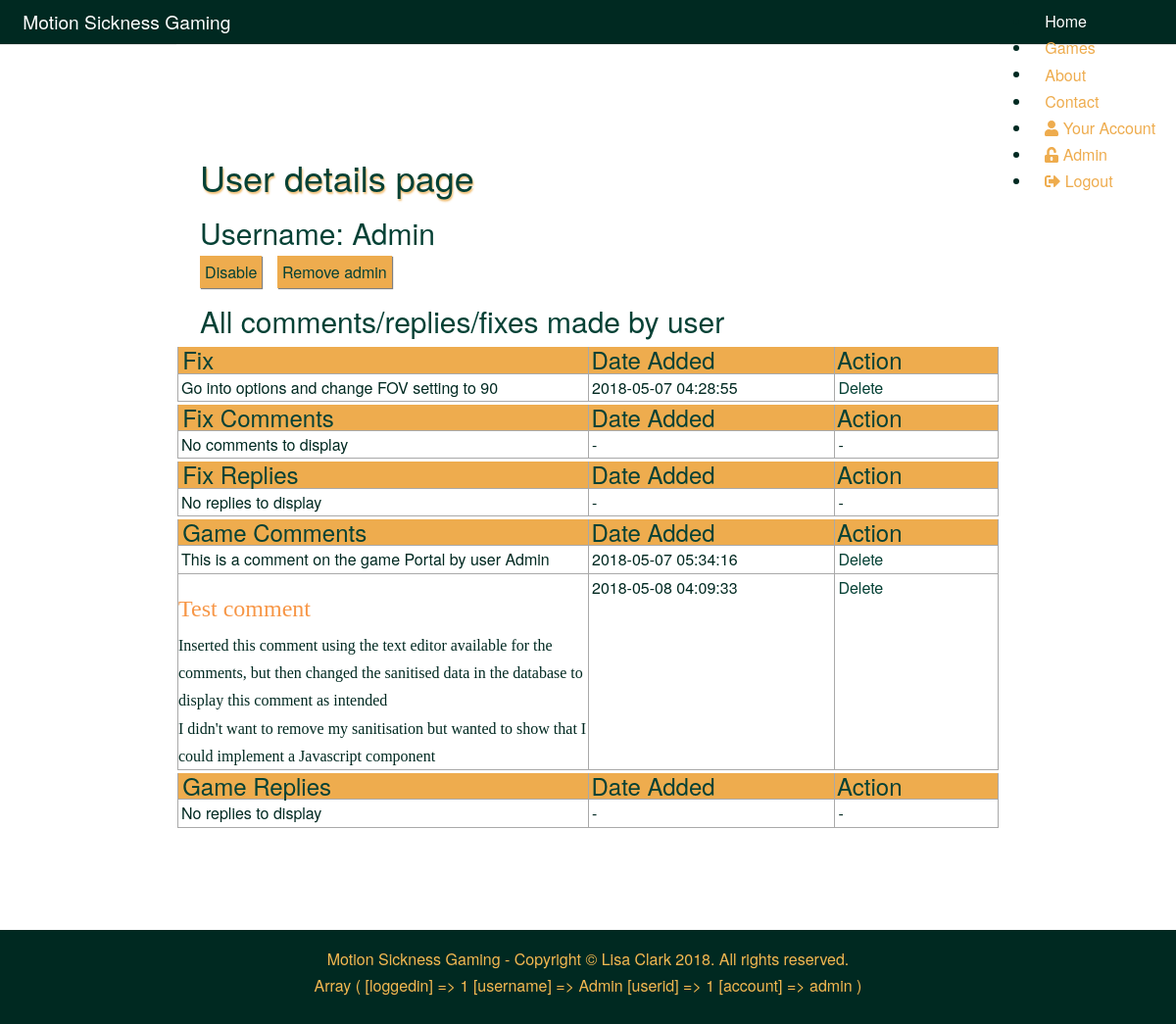
The app's page /view/php/admin_view_user.php?userID=1 (signed in), older data.
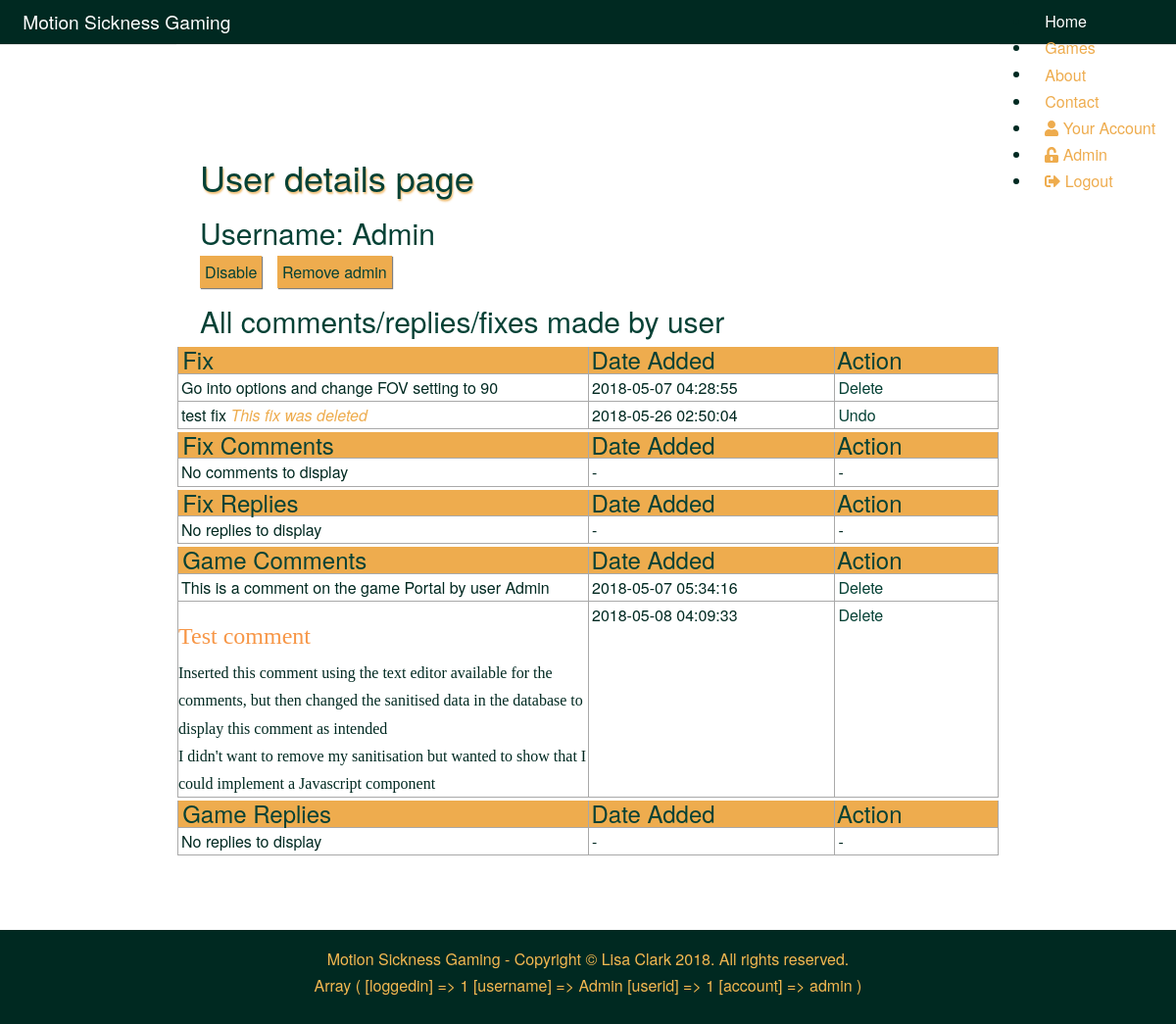
The same page, newer data.
### tables this page shows
CREATE TABLE `fix` (
  `fixID` int(10) UNSIGNED NOT NULL,
  `fixInfo` text NOT NULL,
  `fixDateTime` timestamp NOT NULL DEFAULT CURRENT_TIMESTAMP,
  `fixThUp` int(10) UNSIGNED NOT NULL,
  `fixThDown` int(10) UNSIGNED NOT NULL,
  `userID` int(10) UNSIGNED NOT NULL,
  `gameID` int(10) UNSIGNED NOT NULL,
  `deleted` tinyint(1) NOT NULL
);

CREATE TABLE `gamecomm` (
  `gameCommID` int(10) UNSIGNED NOT NULL,
  `gameComment` text NOT NULL,
  `gameCommDateTime` timestamp NOT NULL DEFAULT CURRENT_TIMESTAMP,
  `gameCommThUp` int(10) UNSIGNED NOT NULL,
  `gameCommThDown` int(10) UNSIGNED NOT NULL,
  `userID` int(10) UNSIGNED NOT NULL,
  `gameID` int(10) UNSIGNED NOT NULL,
  `deleted` tinyint(1) NOT NULL
);

### model/dbfunctions.php (called while the page is built, shortened)
<?php
function getAllUserComments($table, $userID) {
    $comment = "SELECT * FROM ".$table."
    WHERE userID = '" . $userID . "';";
    include 'connect.php';
    $stmt = $conn->prepare($comment);
    $stmt->execute();
    return $stmt->fetchAll(PDO::FETCH_ASSOC);
}
?>

### view/php/admin_view_user_gamecomm.php (the view, shortened to what this page needs)
<div class="usercomments">
    <div class="row">
        <div class="col1">
            <div class="tablehead">
                <h3>Game Comments</h3>
            </div>
        </div>
        <div class="col2">
            <div class="tablehead">
                <h3>Date Added</h3>
            </div>
        </div>
        <div class="col3">
            <div class="tablehead">
                <h3>Action</h3>
            </div>
        </div>
    </div>
    <?php
    $getAllUserGameComm = getAllUserComments('gamecomm', $_GET['userID']);
    if (!empty($getAllUserGameComm)) {
        foreach($getAllUserGameComm as $row) {
    ?>
    <div class="row">
        <div class="col1">
            <?php
                if($row['deleted'] == true) {
            ?>
            <p>
                <?php echo $row['gameComment']; ?>
                <em class="orange">This comment was deleted</em>
            </p>
            <?php
                } else {
            ?>
            <p>
                <?php echo $row['gameComment'] ?>
            </p>
            <?php
                }
            ?>
        </div>
        <div class="col2">
            <p>
                <?php echo $row['gameCommDateTime']; ?>
            </p>
        </div>
        <div class="col3">
            <p>
            <?php
                if($row['deleted'] == true) {
            ?>
                <a href="#" onclick="undeletecomm('gamecomm', <?php echo $row['gameCommID'] ?>);">Undo</a>
            <?php
                } else {
            ?>
                <a href="#" onclick="deletecomm('gamecomm', <?php echo $row['gameCommID'] ?>);">Delete</a>
            <?php
                }
            ?>
            </p>
        </div>
    </div>
        <?php
            }
            }
        ?>
</div>

### view/php/admin_view_user_fix.php (shortened to what this page needs)
<div class="usercomments">
    <div class="row">
        <div class="col1">
            <div class="tablehead">
                <h3>Fix</h3>
            </div>
        </div>
        <div class="col2">
            <div class="tablehead">
                <h3>Date Added</h3>
            </div>
        </div>
        <div class="col3">
            <div class="tablehead">
                <h3>Action</h3>
            </div>
        </div>
    </div>
    <?php
    $getAllUserFix = getAllUserComments('fix', $_GET['userID']);
    if (!empty($getAllUserFix)) {
        ?>
        <?php
            foreach($getAllUserFix as $row) {
        ?>
    <div class="row">
        <div class="col1">
            <?php
                if($row['deleted'] == true) {
            ?>
            <p>
                <?php echo $row['fixInfo']; ?>
                <em class="orange">This fix was deleted</em>
            </p>
            <?php
                } else {
            ?>
            <p>
                <?php echo $row['fixInfo'] ?>
            </p>
            <?php
                }
            ?>
        </div>
        <div class="col2">
            <p>
                <?php echo $row['fixDateTime']; ?>
            </p>
        </div>
        <div class="col3">
            <p>
            <?php
                if($row['deleted'] == true) {
            ?>
                <a href="#" onclick="undeletecomm('fix', <?php echo $row['fixID'] ?>);">Undo</a>
            <?php
                } else {
            ?>
                <a href="#" onclick="deletecomm('fix', <?php echo $row['fixID'] ?>);">Delete</a>
            <?php
                }
            ?>
            </p>
        </div>
    </div>
        <?php
            }
        ?>
        <?php
            }
        ?>
</div>

Row changes from the older to the newer data that the page shows:
added fix: fixInfo "test fix", fixDateTime "2018-05-26 02:50:04"
